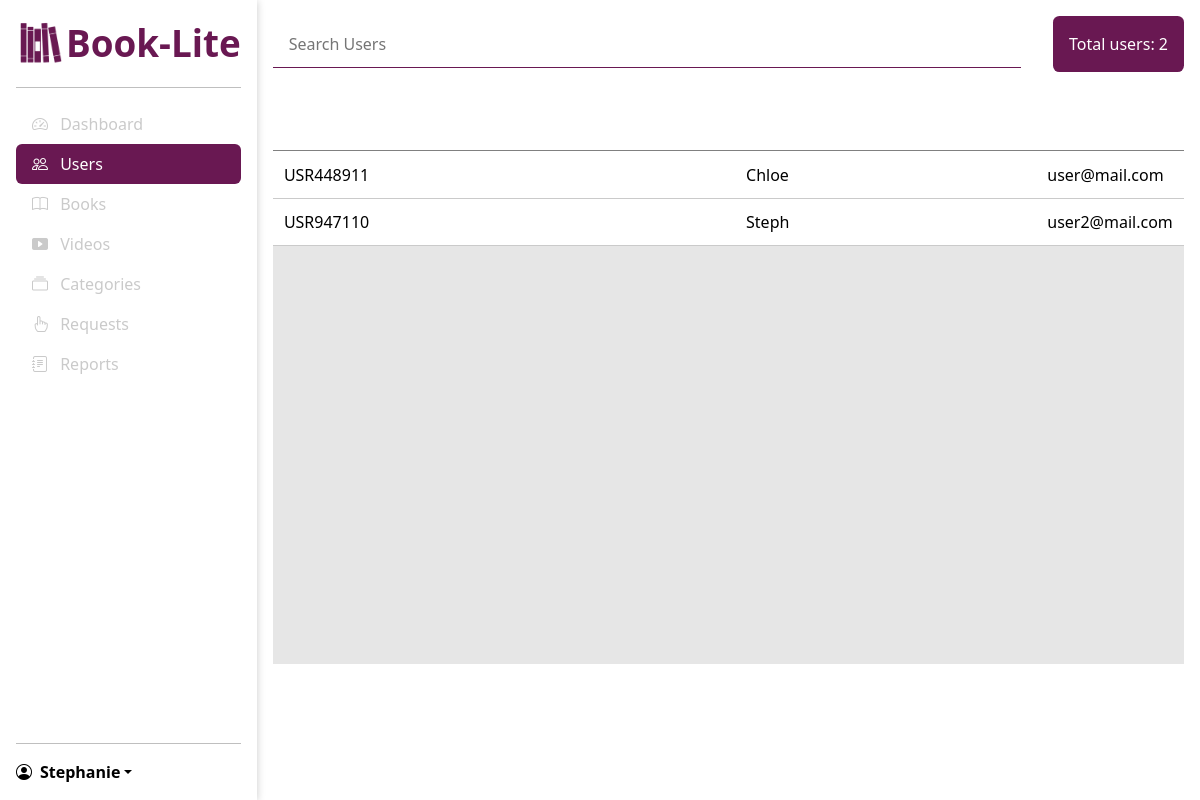
The app's page /admin/users (signed in) with its own data.
### models/models.py (models this page shows)
class User(db.Model, UserMixin):
    id = db.Column(db.String, primary_key=True, default=lambda: 'USR' + generate_id())
    name = db.Column(db.String(100), nullable=False)
    email = db.Column(db.String(100), unique=True, nullable=False)
    password = db.Column(db.String(100), nullable=False)
    is_admin = db.Column(db.Boolean, default=False)
    rentals = db.relationship('Rental', backref='user', lazy=True)

### routes/admin.py (the view)
@admin_bp.route("/users")
@login_required
@isAdmin
def users():
    all_users = User.query.all()
    users = [user for user in all_users if not user.is_admin]
    return render_template(
        "admin/users_info.html", users=users, u_active="active", total_users=len(users)
    )

### main.py (called while the page is built)
@login_manager.user_loader
def load_user(user_id):
    return User.query.get(user_id)

@app.context_processor
def inject_global_vars():
    return dict(user=current_user)

### routes/admin.py (called while the page is built)
def isAdmin(f):
    @wraps(f)
    def decorated_function(*args, **kwargs):
        if not current_user.is_admin:
            logout_user(current_user)
            return redirect(url_for("auth.login"))
        return f(*args, **kwargs)
    return decorated_function

### templates/admin/users_info.html (shortened to what this page needs)
{% extends "/admin/base_admin.html" %} {%block title %}Users{% endblock %} {%
block main %}
<div class="main-top" style="margin-bottom: 2rem">
  <div class="search-bar">
    <input type="search" name="search" id="search" placeholder="Search Users" />
  </div>
  <div
    style="
      padding: 1rem 1rem 0;
      background-color: var(--secondary-color);
      vertical-align: middle;
      border-radius: 0.4rem;
    "
  >
    <p style="font-size: 1rem; color: var(--light-primary-color)">
      Total users: {{total_users}}
    </p>
  </div>
</div>
<div class="all_users table">
  <table class="users_table">
    <thead>
      <tr>
        <th>Id</th>
        <th>Name</th>
        <th>Email Address</th>
      </tr>
    </thead>
    {% for user in users %}
    <tr>
      <td>{{user.id}}</td>
      <td>{{user.name}}</td>
      <td>{{user.email}}</td>
    </tr>
    {% endfor %}
  </table>
</div>
 {% endblock %}

### templates/admin/base_admin.html (shortened to what this page needs)
{% extends "/base_dashboard.html" %} {% block sidebar %}
<ul class="nav nav-pills flex-column mb-auto">
  <li>
    <a href="{{url_for('admin.dashboard')}}" class="nav-link big {{d_active}}">
      <i class="bi bi-speedometer2 me-2"></i>
      Dashboard
    </a>
  </li>
  <li>
    <a href="{{url_for('admin.users')}}" class="nav-link big {{u_active}}">
      <i class="bi bi-people me-2"></i>
      Users
    </a>
  </li>
  <li>
    <a href="{{url_for('admin.books')}}" class="nav-link big {{b_active}}">
      <i class="bi bi-book me-2"></i>
      Books
    </a>
  </li>
  <li>
    <a href="{{url_for('admin.videos')}}" class="nav-link big {{v_active}}">
      <i class="bi bi-play-btn-fill me-2"></i>
      Videos
    </a>
  </li>
  <li>
    <a href="{{url_for('admin.categories')}}" class="nav-link big {{c_active}}">
      <i class="bi bi-collection me-2"></i>
      Categories
    </a>
  </li>
  <li>
    <a href="{{url_for('admin.requests')}}" class="nav-link big {{req_active}}">
      <i class="bi bi-hand-index me-2"></i>
      Requests
    </a>
  </li>
  <li>
    <a href="{{url_for('admin.reports')}}" class="nav-link big {{rep_active}}">
      <i class="bi bi-journal-text me-2"></i>
      Reports
    </a>
  </li>
</ul>
<hr />
<div class="dropdown">
  <a
    href="#"
    class="d-flex align-items-center text-decoration-none dropdown-toggle user"
    data-bs-toggle="dropdown"
    aria-expanded="false"
  >
    <i class="bi bi-person-circle me-2"></i>
    <strong>{{ user.name }} </strong>
  </a>
</div>
{% endblock %}

### static/css/admin.css (style rules this page uses)
* { margin: 0; padding: 0; scroll-behavior: smooth; color: black; }
*, *::before, *::after { box-sizing: border-box; }
body { width: 100vw; height: 100vh; overflow: hidden; }
:root { --secondary-color: #691852; --light-primary-color: #fff; --dark-primary-color: #000; --grey-color: #cacaca; }
.nav-pills .nav-link.active, .nav-pills .nav-link.active i { background: var(--secondary-color); color: #fff; }
.nav-pills .nav-link, .nav-pills .nav-link i { color: var(--grey-color); }
.dropdown-toggle::after { color: #000; }
.main-top { display: flex; justify-content: space-between; align-items: center; gap: 2rem; }
.search-bar { flex: 1 1 auto; display: flex; align-items: center; font-size: 1rem; border-bottom: 1px solid var(--secondary-color); }
.search-bar input { border: none; height: 100%; padding: 0.8rem 1rem; width: 100%; border-radius: 0.5rem; }
.table { position: relative; background-color: rgb(230, 230, 230); height: 70vh; }
table { width: 100%; background-color: rgb(230, 230, 230); overflow-y: scroll; }
table tbody tr { border-bottom: 2px solid var(--grey-color); }
table th { color: var(--light-primary-color); }
table th, table td { border: none; padding: 0.7rem; max-width: 10rem; overflow: scroll; }
table thead { background-color: var(--secondary-color); }
.all_users thead tr th:last-of-type { width: 2rem; }
:root { --primary-purple: #dfdcfaff; --primary-blue: rgb(198, 229, 244); --secondary-blue: rgb(146, 213, 247); --primary-pink: rgb(250, 239, 229); --primary-green: rgb(221, 243, 212); --background-green: #bae6a7ff; --secondary-purple: #7d71feff; --secondary-green: #4db223ff; --secondary-orange: #ed7724ff; --primary-orange: rgba(255, 192, 147, 0.735); --white: #fff; --black: #000; --gray: rgba(20, 20, 20, 0.607); --transparent-color: rgba(0, 0, 0, 0.06); --border-color: rgba(0, 0, 0, 0.1); }

### static/css/user.css (style rules this page uses)
* { margin: 0; padding: 0; scroll-behavior: smooth; color: black; }
*, *::before, *::after { box-sizing: border-box; }
body { width: 100vw; height: 100vh; overflow: hidden; }
:root { --secondary-color: #691852; --light-primary-color: #fff; --dark-primary-color: #000; --grey-color: #cacaca; }

### records on screen
User: name "Stephanie"
User: id "USR448911", name "Chloe", email "user@mail.com"
User: id "USR947110", name "Steph", email "user2@mail.com"

### other values on screen
{{ total_users }} "2"
